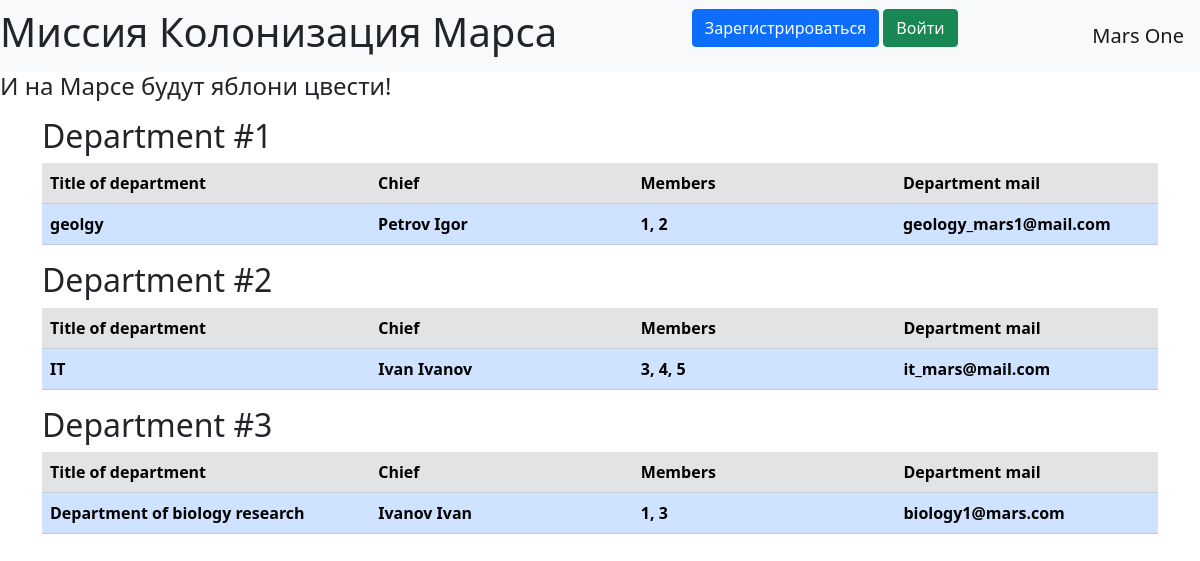
The page /departments on the database its author committed.
### data/departments.py (models this page shows)
class Department(SqlAlchemyBase):
    __tablename__ = "departments"
    id = sqlalchemy.Column(sqlalchemy.Integer, primary_key=True, autoincrement=True)
    title = sqlalchemy.Column(sqlalchemy.String, nullable=True)
    chief_id = sqlalchemy.Column(sqlalchemy.Integer, sqlalchemy.ForeignKey("users.id"))
    chief = orm.relation('User')
    members = sqlalchemy.Column(sqlalchemy.String, nullable=True)
    email = sqlalchemy.Column(sqlalchemy.String, nullable=True)

### data/users.py (models this page shows, shortened)
class User(SqlAlchemyBase, UserMixin, SerializerMixin):
    __tablename__ = "users"
    id = sqlalchemy.Column(sqlalchemy.Integer, primary_key=True, autoincrement=True)
    name = sqlalchemy.Column(sqlalchemy.String, nullable=True)
    surname = sqlalchemy.Column(sqlalchemy.String, nullable=True)
    age = sqlalchemy.Column(sqlalchemy.Integer, nullable=True)
    position = sqlalchemy.Column(sqlalchemy.String, nullable=True)
    speciality = sqlalchemy.Column(sqlalchemy.String, nullable=True)
    address = sqlalchemy.Column(sqlalchemy.String, nullable=True)
    hometown = sqlalchemy.Column(sqlalchemy.String, nullable=True)
    email = sqlalchemy.Column(sqlalchemy.String, unique=True, nullable=True)
    hashed_password = sqlalchemy.Column(sqlalchemy.String, nullable=True)
    modified_date = sqlalchemy.Column(sqlalchemy.DateTime, default=datetime.datetime.now)
    news = orm.relation("Jobs", back_populates='team_leader')

### app.py (the view)
@app.route("/departments")
def departments_index():
    session = db_session.create_session()
    departments = session.query(Department).all()
    return render_template('department_list.html', departments=departments)

### data/db_session.py (called while the page is built)
def create_session() -> Session:
    global __factory
    return __factory()

### templates/department_list.html (shortened to what this page needs)
{% extends "base.html" %}
{% block content %}
{% for department in departments %}
<h2>Department #{{department.id}}</h2>
  <table class="table">
    <tr class="table-secondary">
      <th width="25%">Title of department</th>
      <th width="20%">Chief</th>
      <th width="20%">Members</th>
      <th width="20%">Department mail</th>
    </tr>
    <tr class="table-primary">
      <th>{{ department.title }}</th>
      <th>{{ department.chief.name }} {{ department.chief.surname }}</th>
      <th>{{ department.members }}</th>
      <th>{{ department.email }}</th>
    </tr>
  </table>
{% endfor %}
{% endblock %}

### rows shown on the page
Department: id "1", title "geolgy", chief.name "Petrov", chief.surname "Igor", members "1, 2", email "geology_mars1@mail.com"
Department: id "2", title "IT", chief.name "Ivan", chief.surname "Ivanov", members "3, 4, 5", email "it_mars@mail.com"
Department: id "3", title "Department of biology research", chief.name "Ivanov", chief.surname "Ivan", members "1, 3", email "biology1@mars.com"
